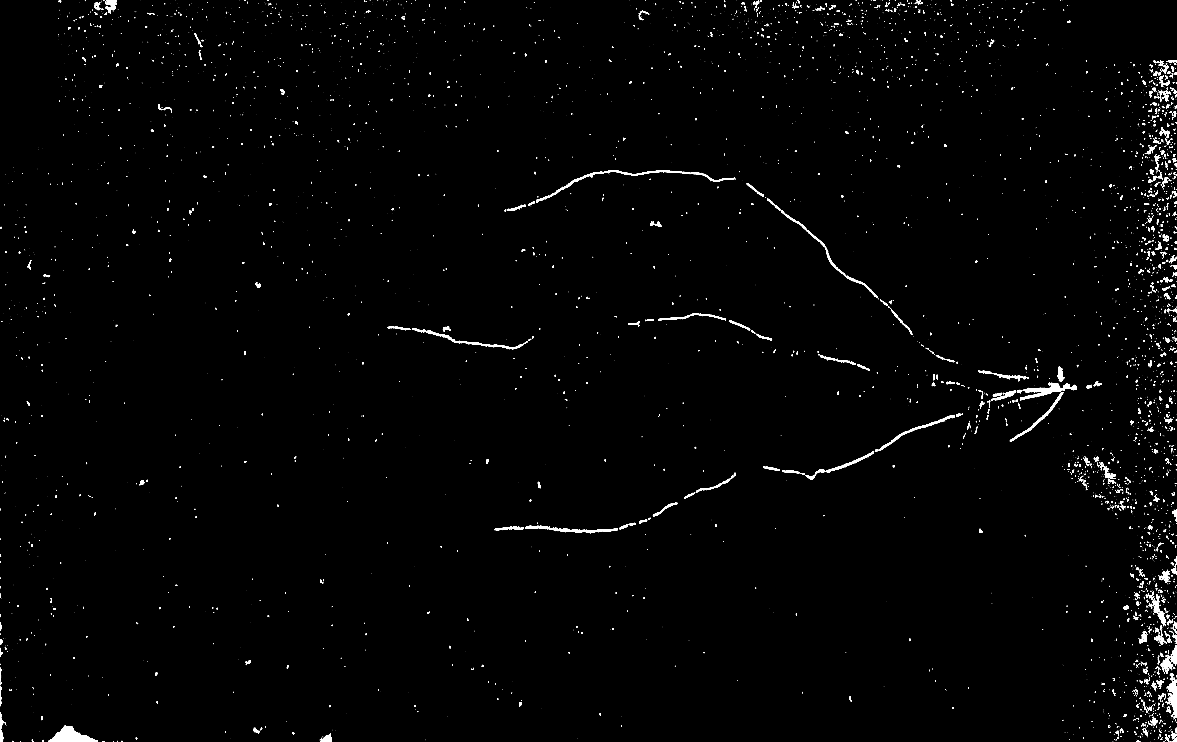
#> input picture debug/3.Otsu/2022_02_25_10_57_13.png, 10588 x 6674 px, given in place of 2022_02_23_12_50_13.jpg, which was not available (shown at 1/9 size)
$ jupyter execute --allow-errors main7.ipynb
#> lines starting #> are read from the running program, lines starting #| are printed output that depends on the picture; after the words box and inside, x2 and y2 are one past the last pixel; in counts of white or black regions, pixels touching at a corner belong together; pictures that were not available may be replaced by others from this repository, and a replacement may not be noted
[cell 1]
# importy
###########
# importy #
###########

# try:
#     import numpy as np # dá se naimportovat i cupy pro nvidia GPU
# except:
import cv2
import numpy as np
import numpy
import os
from matplotlib import pyplot as plt
from tqdm import tqdm
import time

[cell 2]
# příprava
############
# příprava #
############

# najde všechny soubory v IN složce, aby se mohl loopnout
inputs_jpg = os.listdir("in/")
inputs = []
for a in inputs_jpg:
    if a[0] == "X":
        continue
    l = len(a)
    short = a[:l - 4]
    inputs.append(short)

# předpřipravím si loop
for actual_img in inputs:
    break
# print(actual_img)
actual_img = "2022_02_23_12_50_13"
save_debug = False

[cell 3]
# loadnu obrázek
##################
# loadnu obrázek #
##################

# 1. načte BW obrázek
bw = cv2.imread("in/{}.jpg".format(actual_img), 0) # 0 protože chci černobílý obrázek (pro krok úprava)
#> bw: shape (6674, 10588); 0.78% white; 6013 white regions (3939 under 20 px), largest, box (x1, y1, x2, y2) and area: (443, 6530, 877, 6674) 30803, (4951, 1532, 6601, 1772) 22287, (9180, 3445, 9558, 3608) 19343

# zamalování loga UP
bw = cv2.rectangle(bw, (10000, 1211), (11800, 2100), (0), -1)
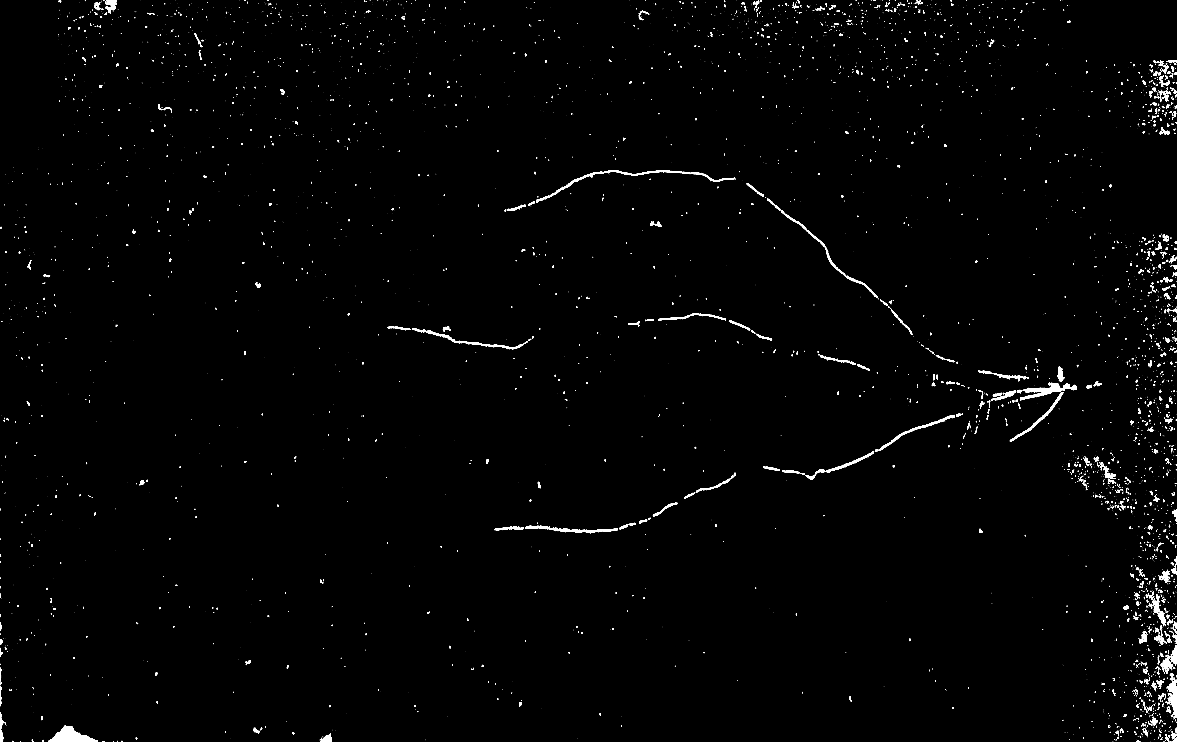
#> bw: shape (6674, 10588) (shown at 1/9 size); 0.75% white; 5643 white regions (3726 under 20 px), largest, box (x1, y1, x2, y2) and area: (443, 6530, 877, 6674) 30803, (4951, 1532, 6601, 1772) 22287, (9180, 3445, 9558, 3608) 19343
bw = cv2.rectangle(bw, (0, 1100), (1200, 2800), (0), -1)

# save
if save_debug:
    cv2.imwrite("debug/1.BW/{}.png".format(actual_img), bw)

[cell 4]
# crop
########
# crop #
########
# - může trvat trošku déle (v rozmezí sekund)

# ZLEVA A ZPRAVA #


#       |\---/|
#       | o_o |
#        \_^_/

# sečtu sloupce zvrchu dolů pro hledání ořezu zleva a zprava
suma_sloupec = np.array([])

for sloupec in range(len(bw[0])):
    suma_sloupec = np.append(suma_sloupec, np.sum(bw[:, sloupec]))
#> this loop made 10588 passes
#> suma_sloupec on passes 1 to 3: [227460], [227460, 201195], [227460, 201195, 189720]
#> after the loop, suma_sloupec = 10588 values, max 305745 at index 10587, min 0 at index 33, mean 12588.3

# plot
# plt.plot(suma_sloupec.get())
# plt.show()
# hledám crop zleva a zprava
med = np.median(suma_sloupec) # vytvořím proměnnou s mediánem všech sloupců
#> med = 8670
med *= 1.25 # mírně posunu nahoru
#> med = 10837.5
medlist = np.where(suma_sloupec < med)[0] # 1D list s číslem sloupců, co jsou pod "med" číslem
#> medlist = 6506 values from 27 to 10214
ln = len(suma_sloupec) # získám šířku obrázku, IDK
#> ln = 10588
lnn = ln // 2
#> lnn = 5294


h, w = bw.shape[:2]
#> h = 6674; w = 10588

# vezmu první a poslední hodnotu v medlistu
clft = medlist[0]
#> clft = 27
crgh = medlist[-1]
#> crgh = 10214

# pro pravý okraj speciálně dělám "pokročilejší" crop
# jinými slovy, najdu místo, kde je pár dalších směrem k centru pod mediánem
for x in range(0, w, 10):
    tmp = numpy.array([])
    for y in range(w//20):
        if suma_sloupec[-y - x] <= med:
            tmp = numpy.append(tmp, y)
    if len(tmp) > w // 20 // 1.5:
        crgh = w - x
        break

# ZVRCHU A ZESPODU #

# hledám crop zvrchu a zespodu
suma_radek = np.array([])

# sčítám řádky
for radek in range(len(bw)):
    suma_radek = np.append(suma_radek, np.sum(bw[radek]))
#> this loop made 6674 passes
#> suma_radek on passes 1 to 3: [41565], [41565, 46665], [41565, 46665, 46410]
#> after the loop, suma_radek = 6674 values, max 179265 at index 6673, min 0 at index 1328, mean 19970.7

# plot
# plt.plot(suma_radek.get())
# plt.show()
# hledám crop zvrchu a zespodu
med = np.median(suma_radek) # proměnná s mediánem ze všech řádků
#> med = 15045
med *= 1.25 # mírně posunu nahoru
#> med = 18806.2
medlist = np.where(suma_radek < med)[0]# 1D list s číslem sloupců, co jsou pod "med" číslem
#> medlist = 4234 values from 132 to 6535

# beru první a poslední hodnotu v medlist (list s indexy)
ctop = medlist[0]
#> ctop = 132
cbot = medlist[-1]
#> cbot = 6535

# vytisknul bych hodnoty cropu
# print(ctop, cbot, clft, crgh)
# cropne obrázky podle předchozích kroků
margin = 0
crp = bw[int(ctop+margin) : int(cbot-margin), int(clft+margin) : int(crgh-margin)]
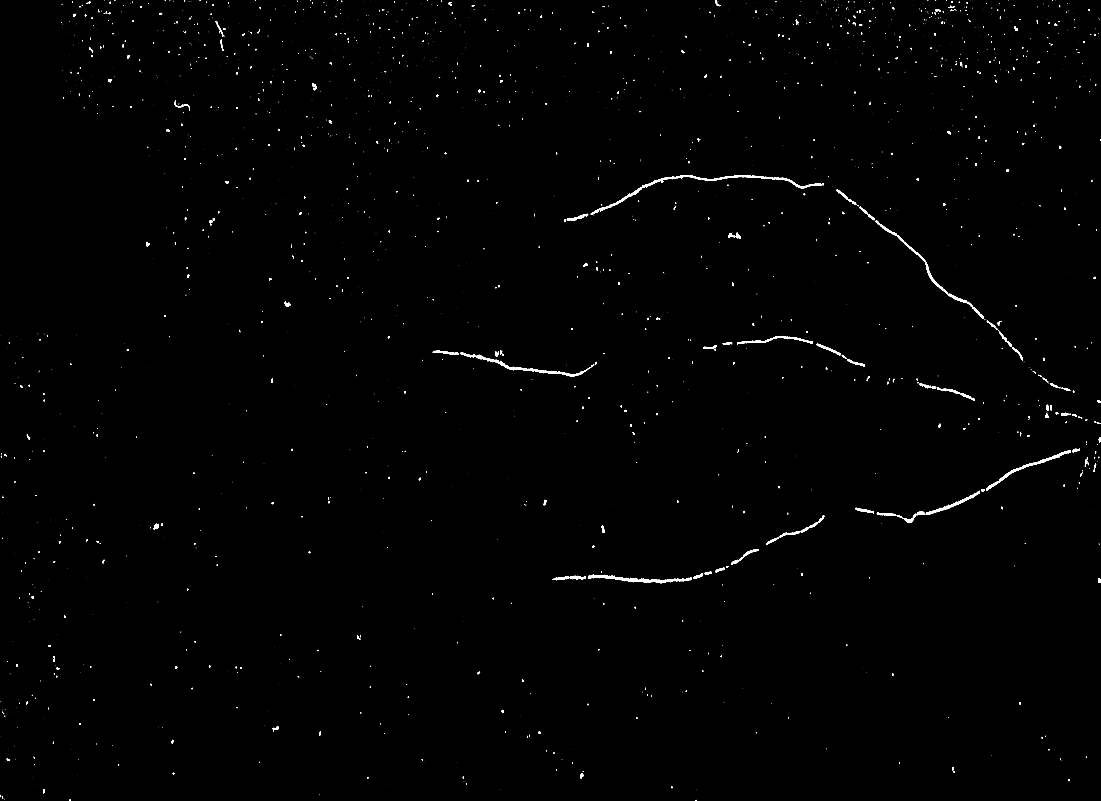
#> crp: shape (6403, 8801) (shown at 1/8 size); 0.4% white; 2275 white regions (1496 under 20 px), largest, box (x1, y1, x2, y2) and area: (4924, 1400, 6574, 1640) 22287, (4703, 4597, 5534, 4662) 15081, (3810, 2839, 4688, 3010) 13285

# save
if save_debug:
    cv2.imwrite("debug/2.cropped/{}.png".format(actual_img), crp)

[cell 5]
# OTSU
########
# OTSU #
########

# celkový nápad je, že vezmu 4 čtverce (mírně nahoře, mírně dolů, mírně doleva, mírně doprava od zhruba začátku kořenu) a u každého 4 velikosti (200x200, 400x400, 800x800, 1600x1600)

# definuji funkci, která vezme obrázek a vrátí najitý threshold
def find_otsu(img):
    threshold, _ = cv2.threshold(img, 255, 255, cv2.THRESH_BINARY + cv2.THRESH_OTSU)
    return threshold

# hlavní část loopu, která se mnohokrát opakovala, tak proto je ve funkci
def najdi_otsu_thresh_ctverce():
    global base_h
    global base_w
    global check_otsu_crop
    global temp
    global start

    # hodnoty pro crop
    hst = (base_h - start) # hst je pro height start
    hen = (base_h + start) # hen je pro height end
    wst = (base_w - start) # wst je pro width start
    wen = (base_w + start) # wen je pro width end

    # checku jestli nejdu ven z obrázku
    hst = check_otsu_crop(hst, h)
    hen = check_otsu_crop(hen, h)
    wst = check_otsu_crop(wst, w)
    wen = check_otsu_crop(wen, w)

    # cropnu
    otsu_crp = crp[hst : hen, wst : wen]
    # appendnu najitý thresh do tempu
    temp.append(find_otsu(otsu_crp))
    # zvětším hledací čtverec
    start *= 2

# malá funukce na otestování, jestli čtverec nezasahuje mimo obrázek, popř korekce
def check_otsu_crop(value, thresh):
    if value >= thresh:
        value = thresh
    return value


# deklarace listu kam budu appendovat najité thresholdy
otsus = []

# ______________________
# první čtverec (napravo)

temp = []   # dočasná proměnná kam budu zapisovat najíté threshe
h, w = crp.shape[:2]
#> h = 6403; w = 8801
base_h = int(h // 2) # height
#> base_h = 3201
base_w = int(w * 6 // 7) # width
#> base_w = 7543
start = 100 # je poloviční chtěné strany A u čtverce

# loop co 4x zvětší a změěří čtverec
for lp in range(4):
    najdi_otsu_thresh_ctverce()
#> this loop made 4 passes
#> pass 1, in najdi_otsu_thresh_ctverce, `otsu_crp = crp[hst : hen, wst : wen]`:
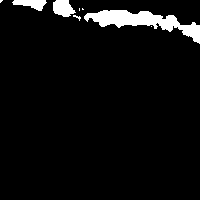
#> otsu_crp: shape (200, 200); 5% white; 8 white regions (5 under 20 px), largest, box (x1, y1, x2, y2) and area: (84, 10, 200, 44) 1462, (53, 0, 76, 17) 282, (12, 0, 47, 11) 229
#> pass 2, in najdi_otsu_thresh_ctverce (call 2), `otsu_crp = crp[hst : hen, wst : wen]`:
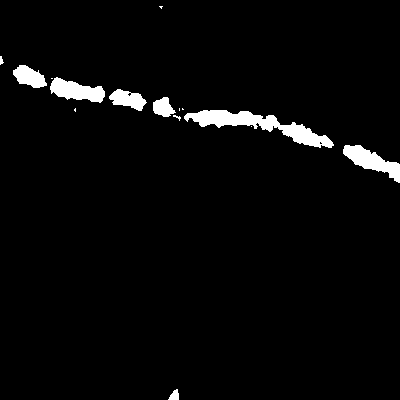
#> otsu_crp: shape (400, 400); 3.2% white; 15 white regions (7 under 20 px), largest, box (x1, y1, x2, y2) and area: (184, 110, 334, 148) 1897, (343, 145, 400, 183) 920, (50, 77, 105, 103) 835
#> pass 3, in najdi_otsu_thresh_ctverce (call 3), `otsu_crp = crp[hst : hen, wst : wen]`:
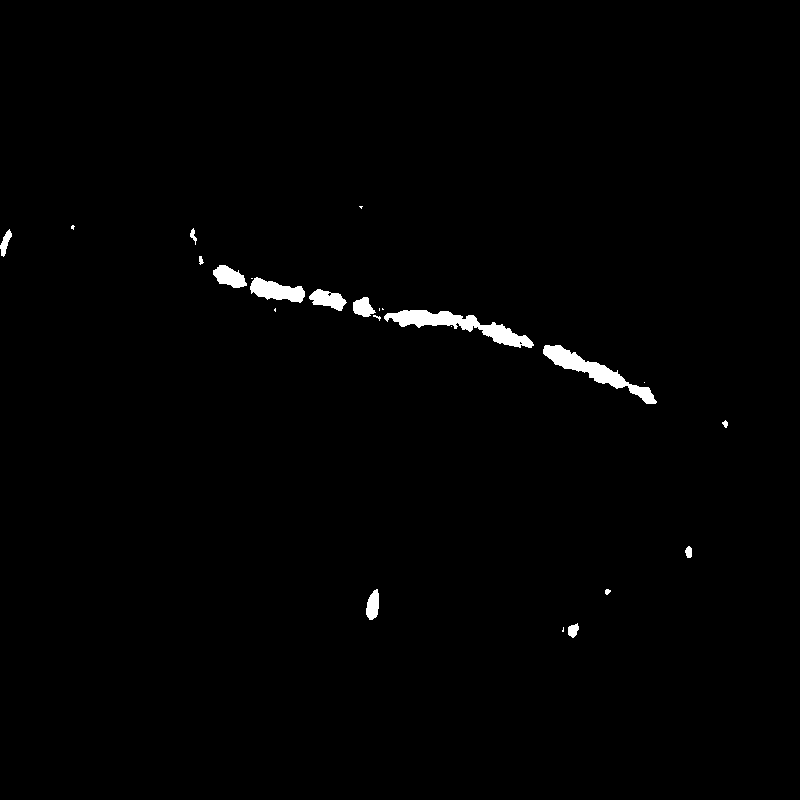
#> otsu_crp: shape (800, 800); 1% white; 24 white regions (10 under 20 px), largest, box (x1, y1, x2, y2) and area: (384, 310, 534, 348) 1897, (543, 345, 657, 404) 1621, (250, 277, 305, 303) 835

otsus.append(temp)


# ______________________
# druhý čtverec (nalevo)
temp = []   # dočasná proměnná kam budu zapisovat najíté threshe
h, w = crp.shape[:2]
base_h = int(h // 2) # height
base_w = int(w * 5 // 7) # width
#> base_w = 6286
start = 100 # je poloviční chtěné strany A u čtverce

for lp in range(4):
    najdi_otsu_thresh_ctverce()
#> this loop made 4 passes
#> pass 2, in najdi_otsu_thresh_ctverce (call 6), `otsu_crp = crp[hst : hen, wst : wen]`:
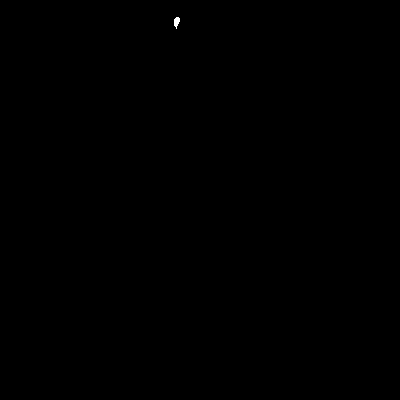
#> otsu_crp: shape (400, 400); 0.03% white; 1 white region, box (x1, y1, x2, y2) and area: (174, 17, 180, 29) 48
#> pass 3, in najdi_otsu_thresh_ctverce (call 7), `otsu_crp = crp[hst : hen, wst : wen]`:
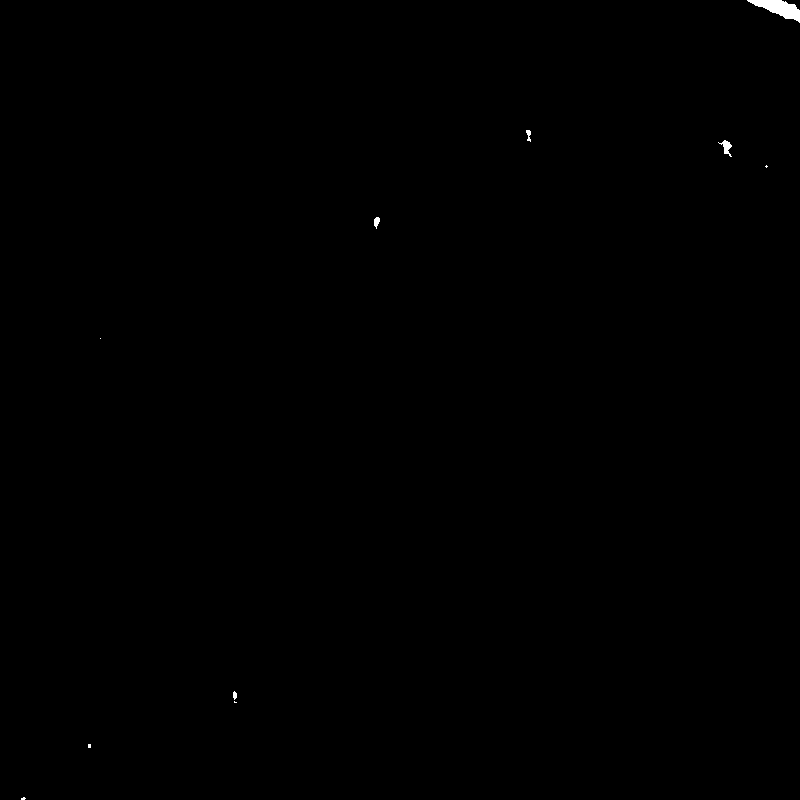
#> otsu_crp: shape (800, 800); 0.13% white; 10 white regions (5 under 20 px), largest, box (x1, y1, x2, y2) and area: (747, 0, 800, 23) 578, (718, 140, 732, 157) 98, (374, 217, 380, 229) 48, (526, 130, 531, 142) 38, (233, 691, 237, 700) 27
otsus.append(temp)

# ______________________
# třetí čtverec (dole)
temp = []
h, w = crp.shape[:2]
base_h = int(h * 3 // 4) # height
#> base_h = 4802
base_w = int(w * 5.5 // 7) # width
#> base_w = 6915
start = 100 # je poloviční

for lp in range(4):
    najdi_otsu_thresh_ctverce()
otsus.append(temp)

# ______________________
# čtvrtý čtverec(nahoře)
temp = []
h, w = crp.shape[:2]
base_h = int(h * 1 // 4) # height
#> base_h = 1600
base_w = int(w * 5.5 // 7) # width
start = 100 # je poloviční

for lp in range(4):
    najdi_otsu_thresh_ctverce()
#> this loop made 4 passes
#> pass 1, in najdi_otsu_thresh_ctverce (call 13), `otsu_crp = crp[hst : hen, wst : wen]`:
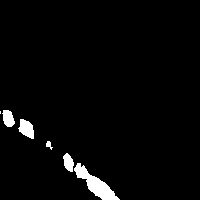
#> otsu_crp: shape (200, 200); 2.9% white; 6 white regions (1 under 20 px), largest, box (x1, y1, x2, y2) and area: (74, 163, 120, 200) 602, (18, 119, 34, 139) 211, (2, 110, 15, 127) 159, (63, 153, 74, 172) 141, (46, 141, 53, 150) 33
#> pass 2, in najdi_otsu_thresh_ctverce (call 14), `otsu_crp = crp[hst : hen, wst : wen]`:
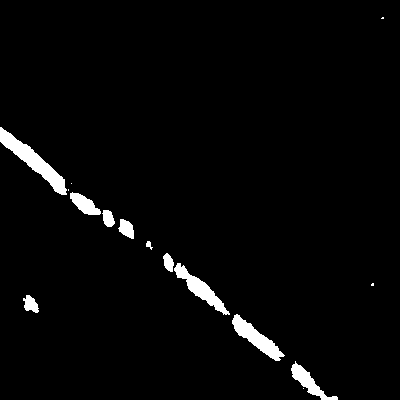
#> otsu_crp: shape (400, 400); 2.8% white; 15 white regions (5 under 20 px), largest, box (x1, y1, x2, y2) and area: (0, 127, 67, 195) 1179, (232, 314, 285, 361) 818, (174, 263, 230, 315) 771
#> pass 3, in najdi_otsu_thresh_ctverce (call 15), `otsu_crp = crp[hst : hen, wst : wen]`:
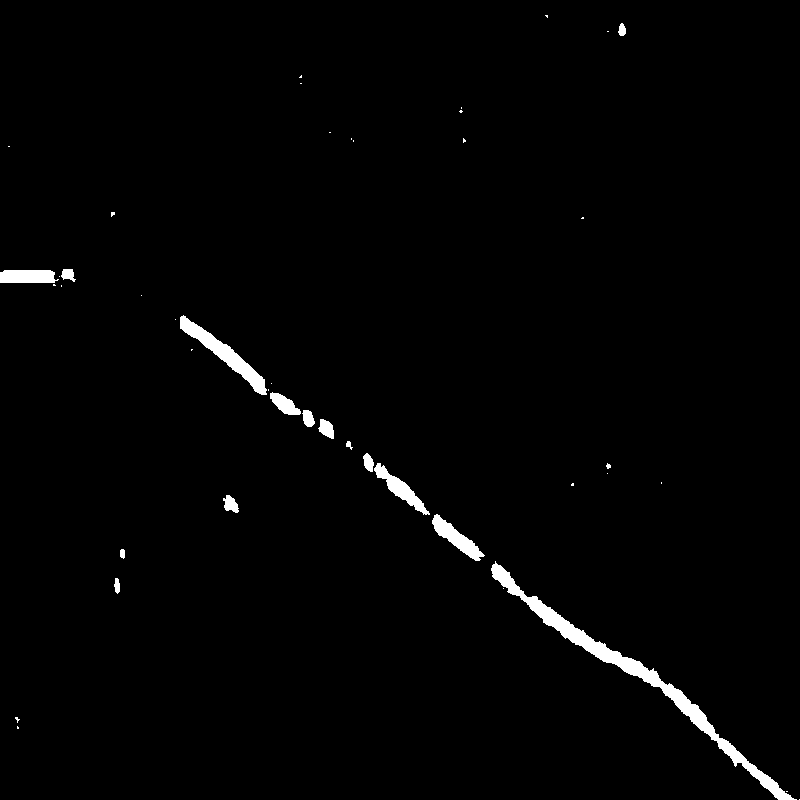
#> otsu_crp: shape (800, 800); 1.5% white; 45 white regions (29 under 20 px)
otsus.append(temp)


# aplikace thresholdu
otsus = np.array(otsus)
#> otsus = [[0, 0, 0, 0], [0, 0, 0, 0], [0, 0, 0, 0], [0, 0, 0, 0]]
otsus.max()
# print(otsus)
# print(otsus.max())
_, th_otsu = cv2.threshold(crp, int(otsus.max()), 255, cv2.THRESH_BINARY)
cv2.imwrite("debug/3.Otsu/{}.png".format(actual_img), th_otsu)

th_otsu = np.uint8(th_otsu)

[cell 6]
# kontury
###########
# KONTURY #
###########

# generuji nefiltrované kontury
raw_cnts = cv2.findContours(th_otsu, cv2.RETR_LIST, cv2.CHAIN_APPROX_NONE)
#> raw_cnts = 2329 contours, 1681 with area under 20; largest, box (x1, y1, x2, y2) and area: (4924, 1400, 6574, 1640) 20528, (4703, 4597, 5534, 4662) 14190, (3810, 2839, 4688, 3010) 12330, (7006, 1761, 7586, 2355) 9408, (7412, 3948, 7810, 4120) 7068
# filtrace plochu
####################
# FILTRACE PLOCHOU #
####################

# funkce, na vstupu mám contury a threshold, vrátí všechny větší threshu
def filtrAreaDumb(raw_cnts, thresh):
#> called with thresh = 200
    out = []
    for cnt in raw_cnts[0]:
        area = cv2.contourArea(cnt)
        if area > thresh:
            out.append(cnt)
#> this loop made 2329 passes
#> area on passes 2, 4, 10: 30, 71, 286
#> after the loop, out = 111 contours; largest, box (x1, y1, x2, y2) and area: (4924, 1400, 6574, 1640) 20528, (4703, 4597, 5534, 4662) 14190, (3810, 2839, 4688, 3010) 12330, (7006, 1761, 7586, 2355) 9408, (7412, 3948, 7810, 4120) 7068
    return out

# [10 lines of commented-out code are left out]

area_cnts = filtrAreaDumb(raw_cnts, 200)
#> area_cnts has the same summary as out in filtrAreaDumb


# ______________
# load + zápis plochou vyfiltrovaných kontur

orig = cv2.imread("in/{}.jpg".format(actual_img)).astype("float64")

orig = orig[int(ctop+margin) : int(cbot-margin), int(clft+margin) : int(crgh-margin)]

# zamalování loga UP
orig = cv2.rectangle(orig, (10000, 1211), (11800, 1930), (0), -1)
orig = cv2.rectangle(orig, (0, 1100), (860, 2700), (0), -1)
# print(orig)

# modře ty, co jsou vyfiltrovaný ven
orig = cv2.drawContours(orig, raw_cnts[0], -1, (255, 0, 0), 10)
# červeně co zůstaly
orig = cv2.drawContours(orig, area_cnts, -1, (0, 0, 255), 20)

#> (the rest of this cell did not finish here and is left out)

[cell 7]
#################
# VÝŠKA / ŠÍŘKA #
#################

hw_area_cnts = []
lst = []

for cnt in area_cnts:
    # find the minimum area rectangle
    rect = cv2.minAreaRect(cnt)

    # compare rect
    adivid = rect[1][0] / rect[1][1]
    bdivid = rect[1][1] / rect[1][0]
    if adivid < bdivid:
        divid = bdivid
    else:
        divid = adivid

    if divid > 1.5:
        hw_area_cnts.append(cnt)

    lst.append(divid)
#> this loop made 111 passes
#> (rect, adivid, bdivid, divid) on passes 1 to 10: (((350.6, 6330.6), (13.15, 35.97), -7.13), 0.366, 2.74, 2.74), (((4654.5, 6206), (40, 21), -90), 1.9, 0.525, 1.9), (((1380.6, 5935.3), (26.65, 14.22), -79.7), 1.87, 0.534, 1.87), (((2560.8, 5868.3), (28.98, 10.64), -79.7), 2.72, 0.367, 2.72), (((2206.3, 5828.5), (47.54, 24.58), -22.99), 1.93, 0.517, 1.93), (((4022, 5692), (18, 16), -90), 1.12, 0.889, 1.12), (((433.4, 5272.5), (44.14, 12.23), -82.41), 3.61, 0.277, 3.61), (((2861, 5097.7), (13.52, 23.07), -29.74), 0.586, 1.71, 1.71), (((8793, 4643), (32, 14), -90), 2.29, 0.438, 2.29), (((4483.7, 4628), (129.9, 22.31), -5.48), 5.82, 0.172, 5.82)
#> (adivid, bdivid, divid) on passes 61 to 66: (0.261, 3.83, 3.83), (0.417, 2.4, 2.4), (0.156, 6.43, 6.43), (3.87, 0.259, 3.87), (2.07, 0.483, 2.07), (0.178, 5.63, 5.63)
#> after the loop, hw_area_cnts = 97 contours; largest, box (x1, y1, x2, y2) and area: (4924, 1400, 6574, 1640) 20528, (4703, 4597, 5534, 4662) 14190, (3810, 2839, 4688, 3010) 12330, (7006, 1761, 7586, 2355) 9408, (7412, 3948, 7810, 4120) 7068; lst = 111 values, max 16.29 at index 11, min 1 at index 95, mean 4.03

[cell 8]
#########
# KRAJE #
#########
k_hw_area_cnts = []
thresh = 100
for cnt in hw_area_cnts:
    # print(cnt[:, 0, 0], w)
    if (cnt[:, 0, 0] < thresh).any() or (cnt[:, 0, 0] > w - thresh).any():
        pass
    else:
        k_hw_area_cnts.append(cnt)
#> this loop made 97 passes
#> after the loop, k_hw_area_cnts = 94 contours; largest, box (x1, y1, x2, y2) and area: (4924, 1400, 6574, 1640) 20528, (4703, 4597, 5534, 4662) 14190, (3810, 2839, 4688, 3010) 12330, (7006, 1761, 7586, 2355) 9408, (7412, 3948, 7810, 4120) 7068

    # [5 lines of commented-out code are left out]

[cell 9]
###############
# OBVOD/OBSAH #
###############

oo_k_hw_area_cnts = []

for cnt in k_hw_area_cnts:
    area = cv2.contourArea(cnt)
    obvod = cv2.arcLength(cnt, True)
    if area / obvod > 2.5:
        oo_k_hw_area_cnts.append(cnt)
#> this loop made 94 passes
#> (area, obvod) on passes 1 to 12: (286, 87.94), (471, 124.6), (229.5, 76.53), (206.5, 72.53), (643.5, 149.3), (257, 103.3), (201, 63.11), (1846.5, 323.9), (2191.5, 336.8), (14190.5, 2066), (1246, 201), (715, 160.4)
#> area on pass 17: 2012.5
